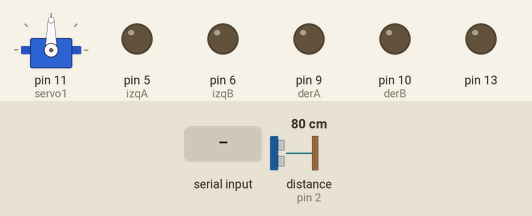
Simulated run of this sketch. Board: Arduino Uno, built with avr-gcc and run on an emulated ATmega328P. On the bench: servo, output pins drawn as LEDs (lit = HIGH). Wiring (inferred from the names in the program): ultrasonic range finder: trigger pin 3; echo pin 2. The inputs (shaded band) are chosen by the test bench; at power-on: distance to the obstacle (sensor on pin 2) 80 cm. The echo pulse lasts 58.3 µs per cm; pins used as bus, display or sensor lines are not drawn; what the sketch prints to the serial monitor is not drawn.

Above: at 1.2 s.
1.3 s: "g" received over Serial
At 2.1 s:
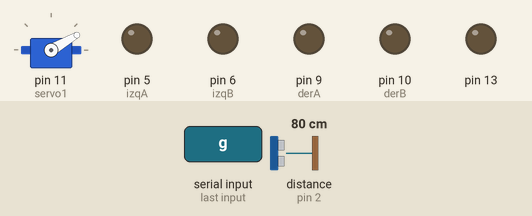
4.3 s: byte 106 ('j') received over Serial
At 7.1 s:
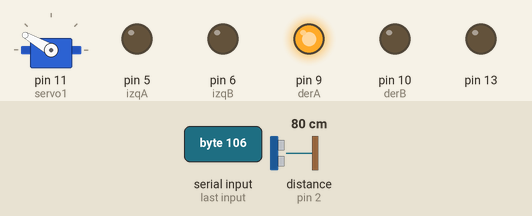
7.3 s: "a" received over Serial
At 7.7 s:
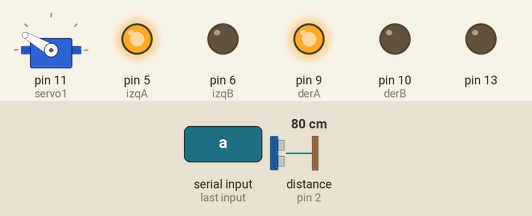
8.8 s: byte 111 ('o') received over Serial
At 9.2 s:
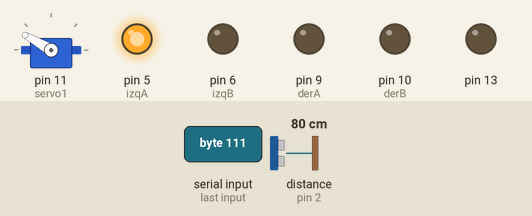
10.3 s: byte 107 ('k') received over Serial
At 11.0 s:
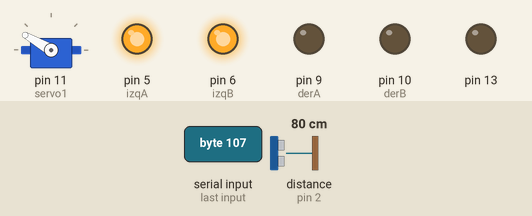
11.8 s: "e" received over Serial
At 12.5 s:
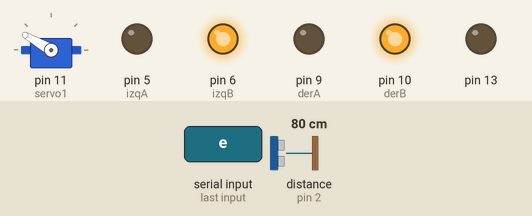
Timing chart, 0 to 14.3 s (numbered marks = the images above; inputs shaded):
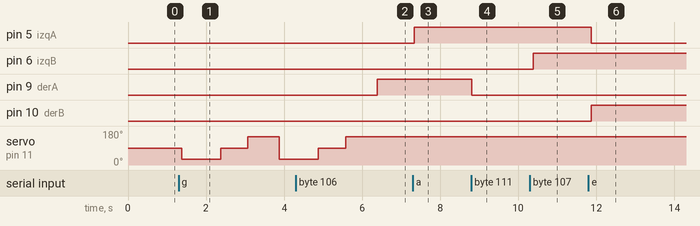

The sketch:

codigofinal.ino
```cpp
#include <Servo.h>
char nombre[10]= "BatCar";
char velocidad = "4";//9600
char pin[5]= "0000";

Servo servo1;

int izqA = 5;
int izqB = 6;
int derA = 9;
int derB = 10;
int vel = 255;
int estado = 'c';

int pecho = 2;
int ptrig = 3;
int duracion, distancia;

const int Trigger = 3;
const int Echo = 2;

void setup()  {
  Serial.begin(9600);
  pinMode(derA, OUTPUT);
  pinMode(derB, OUTPUT);
  pinMode(izqA, OUTPUT);
  pinMode(izqB, OUTPUT);

  pinMode(pecho, INPUT);
  pinMode(ptrig,OUTPUT);
  pinMode(13,OUTPUT);

  servo1.attach(11,660,1400);


  pinMode(Trigger, OUTPUT);
  pinMode(Echo, INPUT);
  digitalWrite(Trigger, LOW);
}

void loop()  {

  long t;
  long d;

  digitalWrite(Trigger, HIGH);
  delayMicroseconds(10);
  digitalWrite(Trigger, LOW);

  t = pulseIn(Echo, HIGH);
  d = t/59;

  Serial.print("Distancia: ");
  Serial.print(d);
  Serial.print(" cm");
  Serial.println();
  delay(100);


  if(Serial.available()>0){
    estado = Serial.read();
  }
  if(estado=='a'){
    analogWrite(derB, 0);
    analogWrite(izqB, 0);
    analogWrite(derA, vel);
    analogWrite(izqA, vel);
  }
  if(estado=='b'){
    analogWrite(derB, 0);
    analogWrite(izqB, 0);
    analogWrite(derA, 0);
    analogWrite(izqA, vel);
  }
  if(estado=='c'){
    analogWrite(derB, 0);
    analogWrite(izqB, 0);
    analogWrite(derA, 0);
    analogWrite(izqA, 0);
  }
  if(estado=='d'){
    analogWrite(derB, 0);
    analogWrite(izqB, 0);
    analogWrite(izqA, 0);
    analogWrite(derA, vel);
  }

  if(estado=='e'){
    analogWrite(derA, 0);
    analogWrite(izqA, 0);
    analogWrite(derB, vel);
    analogWrite(izqB, vel);
  }

  if (estado =='f'){

     digitalWrite(ptrig, HIGH);
     delay(0.01);
     digitalWrite(ptrig, LOW);

     duracion = pulseIn(pecho, HIGH);
     distancia = (duracion/2) / 29;
     delay(10);

     if (distancia <= 15 && distancia >=2){
        digitalWrite(13,HIGH);

        analogWrite(derB, 0);
        analogWrite(izqB, 0);
        analogWrite(derA, 0);
        analogWrite(izqA, 0);
        delay (200);

        analogWrite(derB, vel);
        analogWrite(izqB, vel);
        delay(500);

        analogWrite(derB, 0);
        analogWrite(izqB, 0);
        analogWrite(derA, 0);
        analogWrite(izqA, vel);
        delay(600);

        digitalWrite(13,LOW);
     }
     else{
         analogWrite(derB, 0);
         analogWrite(izqB, 0);
         analogWrite(derA, vel);
         analogWrite(izqA, vel);
     }
  }
  if(estado=='g'){
    servo1.write(30);
    delay(1000);

    servo1.write(90);
    delay(700);

    servo1.write(150);
    delay(700);
  }

    if(estado=='h'){
    digitalWrite(13,1);
  }
      if(estado=='m'){
    digitalWrite(13,0);
  }
    if(estado=='i'){
    digitalWrite(derB,1);
  }
    if(estado=='n'){
    digitalWrite(derB,0);
  }
    if(estado=='j'){
    digitalWrite(derA,1);
  }
    if(estado=='o'){
    digitalWrite(derA,0);
  }
    if(estado=='k'){
    digitalWrite(izqB,1);
  }
    if(estado=='p'){
    digitalWrite(izqB,0);
  }
    if(estado=='l'){
    digitalWrite(izqA,1);
  }
    if(estado=='q'){
    digitalWrite(izqA,0);
  }

}
```

Measured:
- after the input at 1.3 s, servo on pin 11 (servo1): 90° → 30° after 0.07 s, → 90° 1.0 s later, → 150° 0.70 s later, → 30° 0.81 s later
- after the input at 4.3 s, pin 9 (derA): LOW → HIGH after 2.1 s; servo on pin 11 (servo1): goes on until 5.6 s, then stays 150°
- after the input at 7.3 s, pin 5 (izqA): LOW → HIGH at once
- after the input at 8.8 s, pin 9 (derA): HIGH → LOW at once
- after the input at 10.3 s, pin 6 (izqB): LOW → HIGH after 0.09 s
- after the input at 11.8 s, pin 5 (izqA): HIGH → LOW after 0.07 s; pin 10 (derB): LOW → HIGH after 0.07 s
